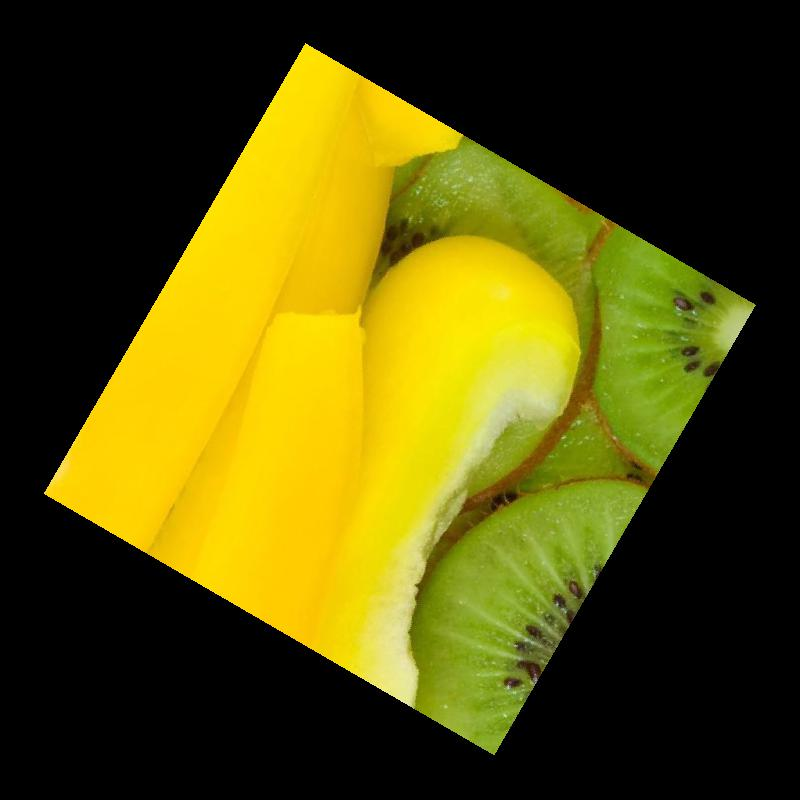
#> input picture hdr/filtered_image_1.jpg, 800 x 800 px, found by its file name
$ python xy_shift.py
#> lines starting #> are read from the running program, lines starting #| are printed output that depends on the picture
from PIL import Image

def read(data_path, input_name):
#> called with data_path = './data/', input_name = 'filtered_image_1.jpg'
    image = Image.open(data_path + input_name)
#> image is the input picture: PIL image 800x800 RGB; mean R, G, B 86.1, 79.2, 7.3

    return image


def crop(image, new_width, new_height, x_shift, y_shift):
    box = (x_shift, y_shift, x_shift + new_width, y_shift + new_height)
    cropped_image = image.crop(box)

    return cropped_image

def save(cropped_image, data_path, output_name):
    cropped_image.save(data_path + output_name)

data_path = "./data/"
input_name = "filtered_image_1.jpg"
output_name = "filtered_image_2.jpg"

image = read(data_path, input_name)

original_width, original_height = image.size # 元画像のサイズ
#> original_width = 800; original_height = 800

new_width, new_height = 500, 500  # 新しい画像の幅と高さ

x_shift, y_shift = -103, -46

cropped_image = crop(image, new_width, new_height, x_shift, y_shift)
#> in crop, `cropped_image = image.crop(box)`:
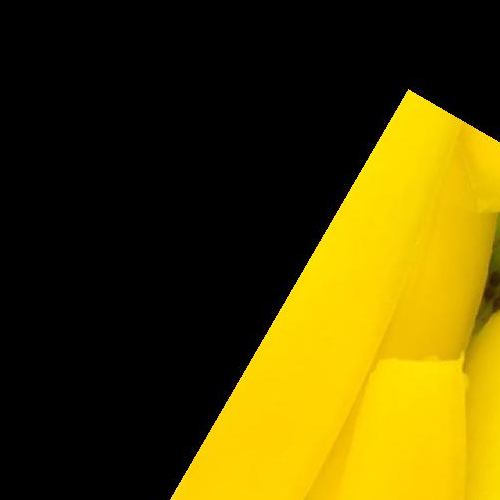
#> cropped_image: PIL image 500x500 RGB; mean R, G, B 82.6, 69.1, 0.9

save(cropped_image, data_path, output_name)


print("画像の一部を切り抜いて filtered_image.jpg として保存しました。")
